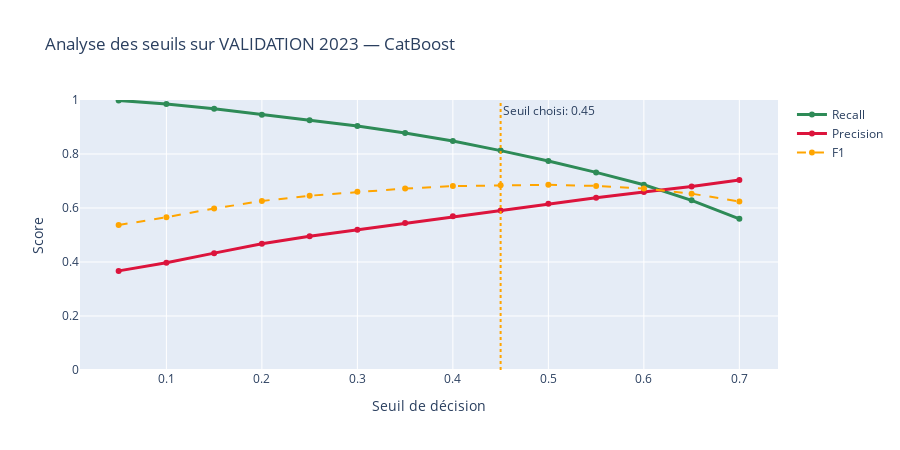

The cell this chart's notebook holds for it:
### Code cell
# Graphique seuils (sur validation)
fig = go.Figure()
fig.add_trace(go.Scatter(x=df_thresh['seuil'], y=df_thresh['recall'], name='Recall', mode='lines+markers', line=dict(color='seagreen', width=3)))
fig.add_trace(go.Scatter(x=df_thresh['seuil'], y=df_thresh['precision'], name='Precision', mode='lines+markers', line=dict(color='crimson', width=3)))
fig.add_trace(go.Scatter(x=df_thresh['seuil'], y=df_thresh['f1'], name='F1', mode='lines+markers', line=dict(color='orange', width=2, dash='dash')))

# Trouver le seuil pour Recall >= 0.80
seuil_opt = df_thresh[df_thresh['recall'] >= 0.80]['seuil'].max()
if pd.notna(seuil_opt):
    fig.add_vline(x=seuil_opt, line_dash='dot', line_color='orange',
                  annotation_text=f'Seuil choisi: {seuil_opt}')

fig.update_layout(
    title=f'Analyse des seuils sur VALIDATION 2023 — {best_model_name}',
    xaxis_title='Seuil de décision', yaxis_title='Score',
    yaxis_range=[0, 1], height=450
)
fig.show()

if pd.notna(seuil_opt):
    row_opt = df_thresh[df_thresh['seuil'] == seuil_opt].iloc[0]
    print(f"\nSeuil choisi sur validation : {seuil_opt}")
    print(f"  Recall (val)    = {row_opt['recall']:.3f}")
    print(f"  Precision (val) = {row_opt['precision']:.3f}")
    print(f"  F1 (val)        = {row_opt['f1']:.3f}")
    print(f"  Alertes (val)   = {row_opt['pct_alertes']:.1f}% des accidents")
    print(f"\n→ Ce seuil sera appliqué au test (2024) pour l'évaluation finale.")
else:
    seuil_opt = 0.5
    print(f"\nRecall >= 0.80 non atteint sur validation, seuil par défaut : {seuil_opt}")

### Figure 1 — Plotly figure (JSON) as saved in the notebook; plotly's stock layout.template omitted (floating-point values rounded to 4 significant figures)
{"data": [{"line": {"color": "seagreen", "width": 3}, "mode": "lines+markers", "name": "Recall", "type": "scatter", "x": [0.05, 0.1, 0.15, 0.2, 0.25, 0.3, 0.35, 0.4, 0.45, 0.5, 0.55, 0.6, 0.65, 0.7], "y": [0.9985, 0.985, 0.9676, 0.9458, 0.925, 0.904, 0.8779, 0.8479, 0.8126, 0.774, 0.7318, 0.686, 0.6284, 0.5599]}, {"line": {"color": "crimson", "width": 3}, "mode": "lines+markers", "name": "Precision", "type": "scatter", "x": [0.05, 0.1, 0.15, 0.2, 0.25, 0.3, 0.35, 0.4, 0.45, 0.5, 0.55, 0.6, 0.65, 0.7], "y": [0.3671, 0.397, 0.4329, 0.4679, 0.4957, 0.5195, 0.5444, 0.5692, 0.5909, 0.6161, 0.6379, 0.6593, 0.68, 0.7041]}, {"line": {"color": "orange", "dash": "dash", "width": 2}, "mode": "lines+markers", "name": "F1", "type": "scatter", "x": [0.05, 0.1, 0.15, 0.2, 0.25, 0.3, 0.35, 0.4, 0.45, 0.5, 0.55, 0.6, 0.65, 0.7], "y": [0.5368, 0.5659, 0.5981, 0.6261, 0.6455, 0.6598, 0.672, 0.6811, 0.6843, 0.6861, 0.6817, 0.6724, 0.6532, 0.6238]}], "layout": {"annotations": [{"showarrow": false, "text": "Seuil choisi: 0.45", "x": 0.45, "xanchor": "left", "xref": "x", "y": 1, "yanchor": "top", "yref": "y domain"}], "height": 450, "shapes": [{"line": {"color": "orange", "dash": "dot"}, "type": "line", "x0": 0.45, "x1": 0.45, "xref": "x", "y0": 0, "y1": 1, "yref": "y domain"}], "title": {"text": "Analyse des seuils sur VALIDATION 2023 — CatBoost"}, "xaxis": {"title": {"text": "Seuil de décision"}}, "yaxis": {"range": [0, 1], "title": {"text": "Score"}}}}
